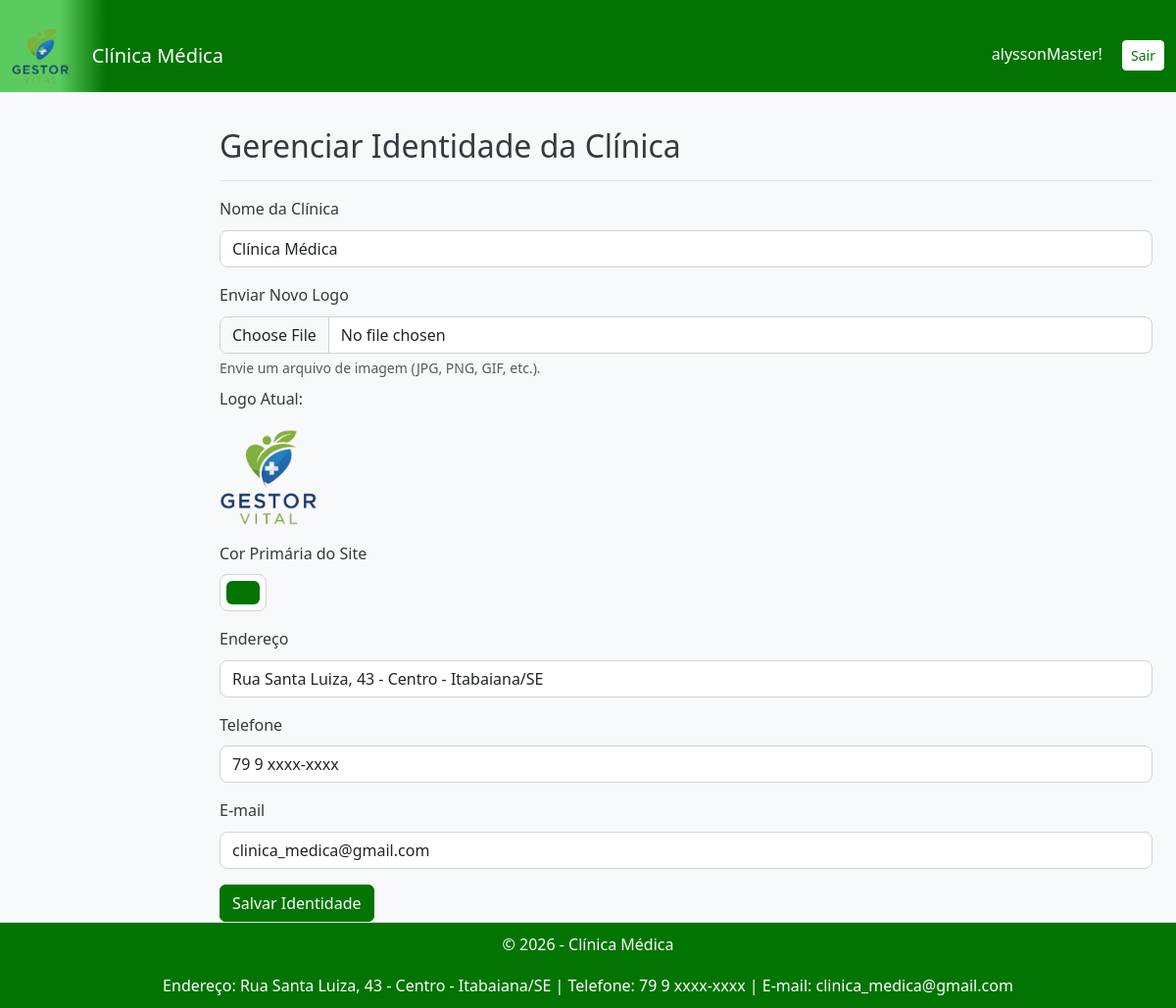
The page /clinica_medica/private/administrador/gerenciar_identidade.php (signed in) on the database its author committed.
### tables this page shows
CREATE TABLE `identidade_clinica` (
  `id` int(11) NOT NULL,
  `nome_clinica` varchar(255) NOT NULL,
  `url_logo` varchar(255) DEFAULT NULL,
  `endereco` varchar(255) DEFAULT NULL,
  `telefone` varchar(20) DEFAULT NULL,
  `email` varchar(100) DEFAULT NULL,
  `ultimo_update` timestamp NOT NULL DEFAULT CURRENT_TIMESTAMP ON UPDATE CURRENT_TIMESTAMP,
  `cor_primaria` varchar(7) DEFAULT '#007bff'
);

### config/helpers.php (called while the page is built, shortened)
<?php
function get_contrast_color($hexcolor) {
    $hexcolor = ltrim($hexcolor, '#');
    $r = hexdec(substr($hexcolor, 0, 2));
    $g = hexdec(substr($hexcolor, 2, 2));
    $b = hexdec(substr($hexcolor, 4, 2));
    $luminance = (0.299 * $r + 0.587 * $g + 0.114 * $b) / 255;
    return $luminance > 0.5 ? '#000000' : '#FFFFFF';
}
?>

### clinica_medica/private/administrador/gerenciar_identidade.php (the view, shortened to what this page needs)
<?php
require_once __DIR__ . '/../../config/config.php';
require_once __DIR__ . '/../includes/cabecalho.php';
$identidade = [
    'nome_clinica' => '',
    'url_logo' => '',
    'endereco' => '',
    'telefone' => '',
    'email' => '',
    'cor_primaria' => '#007bff',
    'id' => null
];
try {
    $stmt = $conn->prepare("SELECT * FROM identidade_clinica ORDER BY id DESC LIMIT 1");
    $stmt->execute();
    $result = $stmt->get_result();
    if ($result->num_rows > 0) {
        $identidade = $result->fetch_assoc();
    }
} catch (Exception $e) {
    $mensagem = "Erro ao carregar dados existentes: " . $e->getMessage();
}
?>
<div class="col-md-9 ms-sm-auto col-lg-10 px-md-4">
    <div class="d-flex justify-content-between flex-wrap flex-md-nowrap align-items-center pt-3 pb-2 mb-3 border-bottom">
        <h1 class="h2">Gerenciar Identidade da Clínica</h1>
    </div>
    <form action="gerenciar_identidade.php" method="POST" enctype="multipart/form-data">
        <div class="mb-3">
            <label for="nome_clinica" class="form-label">Nome da Clínica</label>
            <input type="text" class="form-control" id="nome_clinica" name="nome_clinica" value="<?= htmlspecialchars($identidade['nome_clinica'] ?? '') ?>" required>
        </div>
        <div class="mb-3">
            <label for="logo_file" class="form-label">Enviar Novo Logo</label>
            <input type="file" class="form-control" id="logo_file" name="logo_file" accept="image/*">
            <div class="form-text">Envie um arquivo de imagem (JPG, PNG, GIF, etc.).</div>
            <?php if (!empty($identidade['url_logo'])): ?>
                <div class="mt-2">
                    <p>Logo Atual:</p>
                    <img src="<?= BASE_URL_PUBLIC . htmlspecialchars($identidade['url_logo']) ?>" alt="Logo Atual" style="max-height: 100px;">
                </div>
            <?php endif; ?>
        </div>
        <div class="mb-3">
            <label for="cor_primaria" class="form-label">Cor Primária do Site</label>
            <input type="color" class="form-control form-control-color" id="cor_primaria" name="cor_primaria" value="<?= htmlspecialchars($identidade['cor_primaria'] ?? '#007bff') ?>">
        </div>
        <div class="mb-3">
            <label for="endereco" class="form-label">Endereço</label>
            <input type="text" class="form-control" id="endereco" name="endereco" value="<?= htmlspecialchars($identidade['endereco'] ?? '') ?>">
        </div>
        <div class="mb-3">
            <label for="telefone" class="form-label">Telefone</label>
            <input type="text" class="form-control" id="telefone" name="telefone" value="<?= htmlspecialchars($identidade['telefone'] ?? '') ?>">
        </div>
        <div class="mb-3">
            <label for="email" class="form-label">E-mail</label>
            <input type="email" class="form-control" id="email" name="email" value="<?= htmlspecialchars($identidade['email'] ?? '') ?>">
        </div>
        <button type="submit" class="btn btn-primary">Salvar Identidade</button>
    </form>
</div>
<?php
require_once __DIR__ . '/../includes/rodape.php';
?>

### clinica_medica/private/includes/cabecalho.php (shortened to what this page needs)
<?php
require_once __DIR__ . '/../../config/config.php';
require_once __DIR__ . '/../../../config/helpers.php';
$caminho_base_do_projeto = '/';
$nome_clinica = "Clínica Médica";
$url_logo = "logo_padrao.png";
$cor_primaria = "#007bff";
try {
    $sql = "SELECT nome_clinica, url_logo, cor_primaria FROM identidade_clinica ORDER BY id DESC LIMIT 1";
    $result = $conn->query($sql);
    if ($result && $result->num_rows > 0) {
        $identidade = $result->fetch_assoc();
        $nome_clinica = htmlspecialchars($identidade['nome_clinica']);
        if (!empty($identidade['url_logo'])) {
            $url_logo = htmlspecialchars($identidade['url_logo']);
        }
        if (!empty($identidade['cor_primaria'])) {
            $cor_primaria = htmlspecialchars($identidade['cor_primaria']);
        }
    }
} catch (Exception $e) {
    error_log("Erro ao buscar identidade da clínica: " . $e->getMessage());
}
$nome_pasta_clinica = 'clinica_medica';
$caminho_base_clinica_publica = $caminho_base_do_projeto . $nome_pasta_clinica . '/public/';
$caminho_base_clinica_uploads = $caminho_base_do_projeto . $nome_pasta_clinica . '/';
$cor_contraste = get_contrast_color($cor_primaria);
?>
<!DOCTYPE html>
<html lang="pt-br">
<head>
    <link href="https://cdn.jsdelivr.net/npm/bootstrap@5.3.2/dist/css/bootstrap.min.css" rel="stylesheet">
    <link rel="stylesheet" href="https://cdnjs.cloudflare.com/ajax/libs/font-awesome/6.5.2/css/all.min.css">
    <link rel="stylesheet" href="<?= $caminho_base_clinica_publica . 'assets/css/style.css' ?>">
</head>
<body>
<nav class="navbar navbar-expand-lg navbar-dark navbar-custom">
    <div class="container-fluid">
        <a class="navbar-brand" href="../dashboard.php">
            <img src="<?= $caminho_base_clinica_uploads . $url_logo ?>" alt="Logo da <?= $nome_clinica ?>" class="logo-img">
            <span class="ms-2"><?= $nome_clinica ?></span>
        </a>
        <div>
            <span class="me-3" style="color: <?= $cor_contraste ?>;"><?= htmlspecialchars($_SESSION['usuario_nome']); ?>!</span>
            <a href="<?= $caminho_base_do_projeto ?>logout.php" class="btn btn-sm btn-custom-logout">Sair</a>
        </div>
    </div>
</nav>
<div class="container-fluid">
    <div class="row">

### clinica_medica/private/includes/rodape.php (shortened to what this page needs)
<?php
$dados_rodape = [
    'nome_clinica' => 'Clínica Médica',
    'endereco' => '',
    'telefone' => '',
    'email' => '',
    'cor_primaria' => '#f8f9fa'
];
try {
    if (isset($conn) && $conn->ping()) {
        $sql = "SELECT nome_clinica, endereco, telefone, email, cor_primaria FROM identidade_clinica ORDER BY id DESC LIMIT 1";
        $result = $conn->query($sql);
        if ($result && $result->num_rows > 0) {
            $dados_rodape = $result->fetch_assoc();
        }
    }
} catch (Exception $e) {
    error_log("Erro ao buscar dados do rodapé: " . $e->getMessage());
}
?>
    <footer style="text-align: center; padding: 10px; background-color: <?= htmlspecialchars($dados_rodape['cor_primaria']) ?>; color: white; border-top: 1px solid #dee2e6;">
        <p>&copy; <?= date('Y') ?> - <?= htmlspecialchars($dados_rodape['nome_clinica']) ?></p>
        <p style="margin-bottom: 0;">
            Endereço: <?= htmlspecialchars($dados_rodape['endereco']) ?> |
            Telefone: <?= htmlspecialchars($dados_rodape['telefone']) ?> |
            E-mail: <?= htmlspecialchars($dados_rodape['email']) ?>
        </p>
    </footer>
</body>
</html>

### clinica_medica/public/assets/css/style.css (style rules this page uses)
:root { --primary-color: #007bff; --secondary-color: #6c757d; --background-color: #f8f9fa; --text-color: #343a40; --shadow-light: 0 4px 6px rgba(0, 0, 0, 0.1); --border-radius: 8px; }
body { overflow-y: scroll; background-color: var(--background-color); color: var(--text-color); font-family: 'Segoe UI', 'Roboto', 'Helvetica Neue', Arial, sans-serif; line-height: 1.6; }
h1, h2, h3, h4, h5, h6 { color: var(--primary-color); font-weight: 600; }
.container-fluid { padding-top: 20px; }
.btn-primary { background-color: var(--primary-color); border-color: var(--primary-color); transition: background-color 0.3s ease; }
.form-control, .form-select { border-radius: var(--border-radius); border-color: #ced4da; box-shadow: none; transition: border-color 0.2s ease, box-shadow 0.2s ease; }
.navbar-custom { min-height: 60px; }
.navbar-brand { height: 100%; padding-top: 0; padding-bottom: 0; display: flex; align-items: center; }
.logo-img { height: 98%; max-height: 50px; width: auto; object-fit: contain; }

### rows shown on the page
identidade_clinica: url_logo (picture), nome_clinica "Clínica Médica", cor_primaria "#027402", endereco "Rua Santa Luiza, 43 - Centro - Itabaiana/SE", telefone "79 9 xxxx-xxxx", email "clinica_medica@gmail.com"

### other values the page prints
$_SESSION['usuario_nome'] "alyssonMaster"
